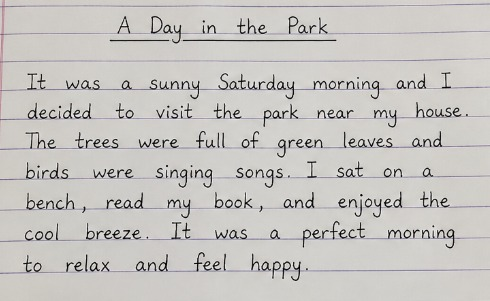
#> input picture NeuroScript_Live_Canvas_Code/NeuroScript_Live_Canvas_Code/dataset/normal/N-001.jpeg, 490 x 301 px
$ python train_models.py
#> lines starting #> are read from the running program, lines starting #| are printed output that depends on the picture; after the words box and inside, x2 and y2 are one past the last pixel; in counts of white or black regions, pixels touching at a corner belong together
### NeuroScript_Live_Canvas_Code/NeuroScript_Live_Canvas_Code/feature_extraction.py
import cv2
import numpy as np

def preprocess_image(image_path, image_size=64):
    img=cv2.imread(image_path)
    if img is None:
        raise ValueError(f'Could not read image: {image_path}')
    gray=cv2.cvtColor(img,cv2.COLOR_BGR2GRAY)
    gray=cv2.GaussianBlur(gray,(3,3),0)
    _,binary=cv2.threshold(gray,0,255,cv2.THRESH_BINARY_INV+cv2.THRESH_OTSU)
    binary=cv2.resize(binary,(image_size,image_size))
    return binary/255.0

def extract_features_from_array(img):
    binary=(img*255).astype(np.uint8) if img.max()<=1 else img.astype(np.uint8)
    _,binary=cv2.threshold(binary,127,255,cv2.THRESH_BINARY)
    ink=np.sum(binary>0)
    total=binary.shape[0]*binary.shape[1]
    ink_density=ink/total
    contours,_=cv2.findContours(binary,cv2.RETR_EXTERNAL,cv2.CHAIN_APPROX_SIMPLE)
    areas=[cv2.contourArea(c) for c in contours if cv2.contourArea(c)>0]
    xproj=np.sum(binary>0,axis=0)
    yproj=np.sum(binary>0,axis=1)
    coords=np.column_stack(np.where(binary>0))
    if len(coords)>0:
        y0,x0=coords.min(axis=0)
        y1,x1=coords.max(axis=0)
        width=x1-x0+1
        height=y1-y0+1
        aspect=width/height if height else 0
    else:
        width=height=aspect=0
    dist=cv2.distanceTransform(binary,cv2.DIST_L2,5)
    stroke=float(np.mean(dist[dist>0])) if np.any(dist>0) else 0
    return np.array([ink_density,len(contours),np.mean(areas) if areas else 0,np.std(areas) if areas else 0,np.std(xproj),np.std(yproj),width,height,aspect,stroke],dtype=np.float32)

def extract_features_from_path(path, image_size=64):
    return extract_features_from_array(preprocess_image(path,image_size))

### NeuroScript_Live_Canvas_Code/NeuroScript_Live_Canvas_Code/train_models.py
import os
import joblib
import numpy as np
import pandas as pd
import matplotlib.pyplot as plt

from sklearn.model_selection import train_test_split
from sklearn.preprocessing import StandardScaler
from sklearn.metrics import (
    accuracy_score,
    precision_score,
    recall_score,
    f1_score,
    confusion_matrix,
    ConfusionMatrixDisplay
)
from sklearn.ensemble import RandomForestClassifier
from sklearn.svm import SVC

from tensorflow.keras.models import Sequential
from tensorflow.keras.layers import Conv2D, MaxPooling2D, Flatten, Dense, Dropout

from config import *
from feature_extraction import preprocess_image, extract_features_from_array


def ensure_dirs():
    for d in [NORMAL_DIR, OCD_DIR, ADHD_DIR, MODEL_DIR, OUTPUT_DIR, TEMP_DIR]:
        os.makedirs(d, exist_ok=True)


def load_dataset():
    imgs = []
    feats = []
    labels = []

    for folder, label in [(NORMAL_DIR, 0), (OCD_DIR, 1), (ADHD_DIR, 2)]:
        for fn in os.listdir(folder):
            if fn.lower().endswith((".png", ".jpg", ".jpeg", ".bmp")):
                p = os.path.join(folder, fn)

                try:
                    img = preprocess_image(p, IMAGE_SIZE)
                    imgs.append(img)
                    feats.append(extract_features_from_array(img))
                    labels.append(label)

                except Exception as e:
                    print("Skipped", p, e)

    if not imgs:
        raise ValueError(
            "Add images in dataset/normal, dataset/ocd_like, dataset/adhd_like"
        )

    return (
        np.array(imgs).reshape(-1, IMAGE_SIZE, IMAGE_SIZE, 1),
        np.array(feats),
        np.array(labels)
    )


# [81 lines left out: functions build_cnn, ev, save_confusion_matrix, not called in this run]


def main():
    ensure_dirs()

    Ximg, Xf, y = load_dataset()
#> in preprocess_image, img is the input picture: shape (301, 490, 3); mean B, G, R 193, 196.1, 198.3
#> in preprocess_image, `gray=cv2.GaussianBlur(gray,(3,3),0)`:
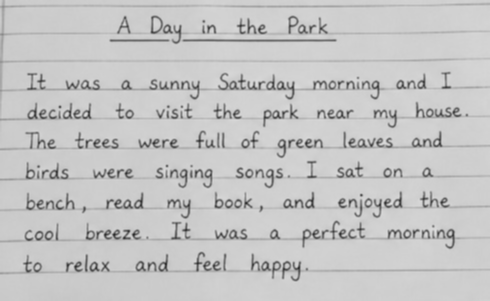
#> gray: shape (301, 490); min 43, max 223, mean 196.4
#> in preprocess_image, `_,binary=cv2.threshold(gray,0,255,cv2.THRESH_BINARY_INV+cv2.THRESH_OTSU)`:
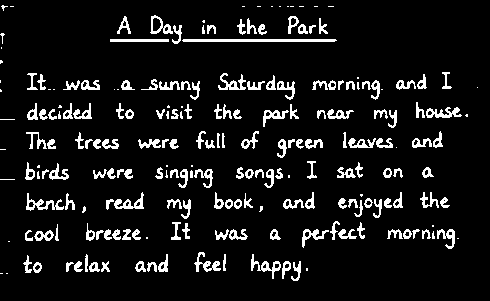
#> binary: shape (301, 490); 9.1% white in thin lines or dots, all inside (x1, y1, x2, y2) = (0, 5, 478, 281)
#> in preprocess_image, `binary=cv2.resize(binary,(image_size,image_size))`:
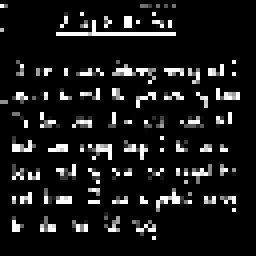
#> binary: shape (64, 64) (shown 4 times larger); min 0, max 255, mean 24.8
#> in extract_features_from_array, `_,binary=cv2.threshold(binary,127,255,cv2.THRESH_BINARY)`:
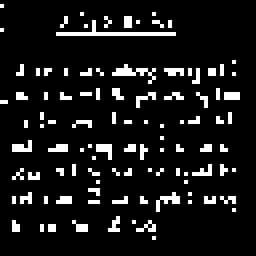
#> binary: shape (64, 64) (shown 4 times larger); 9.5% white in thin lines or dots, all inside (x1, y1, x2, y2) = (0, 1, 60, 60)
#> in extract_features_from_array, `ink=np.sum(binary>0)`: ink = 391
#> in extract_features_from_array, `ink_density=ink/total`: ink_density = 0.0955
#> in extract_features_from_array, `contours,_=cv2.findContours(binary,cv2.RETR_EXTERNAL,cv2.CHAIN_APPROX_..`: contours = 102 contours, all with area under 20
#> in extract_features_from_array, `areas=[cv2.contourArea(c) for c in contours if cv2.contourArea(c)>0]`: areas = 45 values, max 6 at index 41, min 0.5 at index 5, mean 1.41
#> in extract_features_from_array, `xproj=np.sum(binary>0,axis=0)`: xproj = 64 values, max 12 at index 24, min 0 at index 2, mean 6.11
#> in extract_features_from_array, `yproj=np.sum(binary>0,axis=1)`: yproj = 64 values, max 30 at index 8, min 0 at index 0, mean 6.11
#> in extract_features_from_array, `coords=np.column_stack(np.where(binary>0))`: coords = 391 pairs, first value 1 to 59, second value 0 to 59
#> in extract_features_from_array, `y0,x0=coords.min(axis=0)`: y0 = 1; x0 = 0
#> in extract_features_from_array, `y1,x1=coords.max(axis=0)`: y1 = 59
#> in extract_features_from_array, `width=x1-x0+1`: width = 60
#> in extract_features_from_array, `height=y1-y0+1`: height = 59
#> in extract_features_from_array, `aspect=width/height if height else 0`: aspect = 1.02
#> in extract_features_from_array, `dist=cv2.distanceTransform(binary,cv2.DIST_L2,5)`:
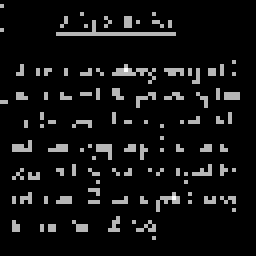
#> dist: shape (64, 64) float32 (shown 4 times larger); min 0, max 1.4, mean 0.0957; drawn with min black and max white
#> in extract_features_from_array, `stroke=float(np.mean(dist[dist>0])) if np.any(dist>0) else 0`: stroke = 1

    print("Samples:", len(y), dict(zip(*np.unique(y, return_counts=True))))

    XtrI, XteI, XtrF, XteF, ytr, yte = train_test_split(
        Ximg,
        Xf,
        y,
        test_size=0.2,
        random_state=42,
        stratify=y if len(np.unique(y)) > 1 else None
    )

    scaler = StandardScaler()

    XtrFs = scaler.fit_transform(XtrF)
    XteFs = scaler.transform(XteF)

    rf = RandomForestClassifier(
        n_estimators=150,
        random_state=42
    )

    rf.fit(XtrFs, ytr)
    rfp = rf.predict(XteFs)

    svm = SVC(
        kernel="rbf",
        probability=True,
        random_state=42
    )

#> (the run stopped early here; a loop or call above may not have finished)
